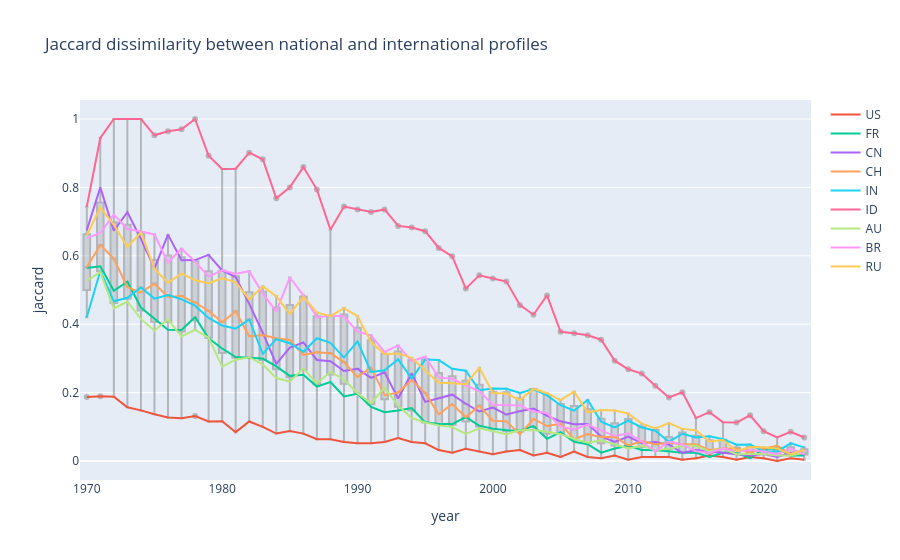

The cell this chart's notebook holds for it:
### Code cell
fig = px.box(
    (
        df_stats_dyn
        .query("country in @countries")
        # .query("year > @test_year")
    ),
    x="year",
    y="jaccard",
    points="outliers",
    hover_data=["country"],
    title="Jaccard dissimilarity between national and international profiles"
    # color="region"
)
fig.update_traces(
    marker=dict(color="grey"),
    line=dict(color="grey"),
    opacity=0.5
)
for country in country_list:
    fig.add_scatter(
        x=df_stats_dyn.query("country == @country").year,
        y=df_stats_dyn.query("country == @country").jaccard,
        mode="lines",
        name=country,
        # line=dict(width=3)
    )
fig.show()
# fig.write_image("../images/w1_tree_box_1970_2023.png",
#                 width=1200, height=600, scale=2)
